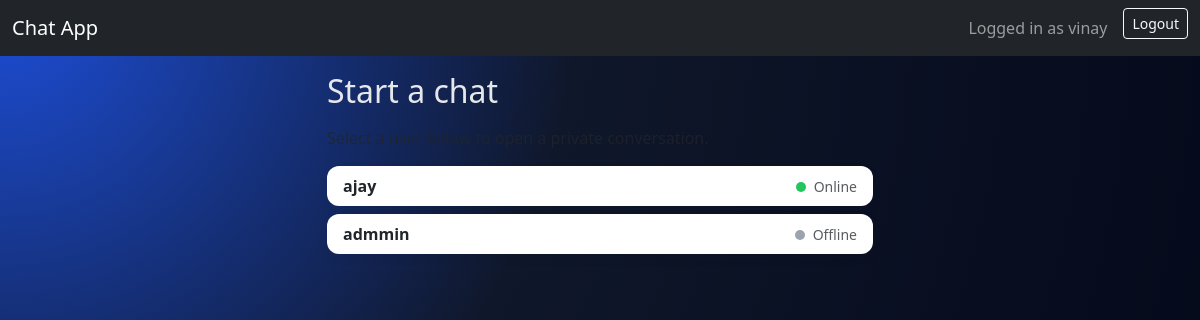
/chat/ (signed in), run on an earlier commit of the app's database.
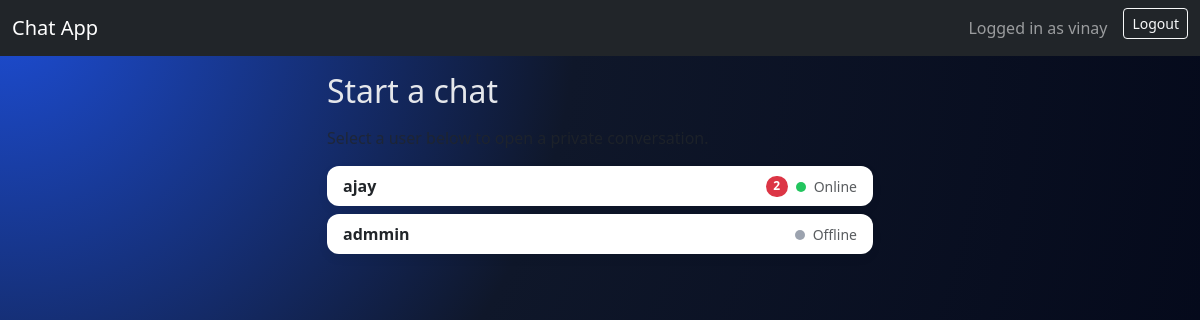
And on a later commit of the database.
### accounts/models.py (models this page shows, shortened)
class User(AbstractUser):
    email = models.EmailField(unique=True)
    is_online = models.BooleanField(default=False)
    last_seen = models.DateTimeField(default=timezone.now)

### chat/views.py (the view)
# urls.py: path("", views.user_list, name="user_list"),
@login_required
def user_list(request):
    users = User.objects.exclude(id=request.user.id).order_by("-is_online", "username")
    unread_counts = (
        Message.objects.filter(receiver=request.user, is_read=False)
        .values("sender_id")
        .annotate(total=Count("id"))
    )
    unread_map = {row["sender_id"]: row["total"] for row in unread_counts}
    return render(
        request,
        "user_list.html",
        {
            "users": users,
            "unread_map": unread_map,
        },
    )

### chat/templatetags/dict_extras.py (called while the page is built)
@register.filter
def get_item(mapping, key):
    if not isinstance(mapping, dict):
        return None
    return mapping.get(key)

### templates/user_list.html (shortened to what this page needs)
{% extends "base.html" %}
{% load static %}
{% load dict_extras %}
{% block content %}
<div class="row justify-content-center">
    <div class="col-md-8 col-lg-6">
        <h2 class="mb-3">Start a chat</h2>
        <p class="text-muted mb-3">Select a user below to open a private conversation.</p>
        <div class="list-group">
            {% for u in users %}
                <a href="{% url 'chat:chat' u.username %}"
                   class="list-group-item list-group-item-action d-flex justify-content-between align-items-center user-list-item">
                    <div class="fw-semibold">{{ u.username }}</div>
                    <div class="d-flex align-items-center gap-2">
                        {% with unread=unread_map|get_item:u.id %}
                            {% if unread %}
                                <span class="badge bg-danger rounded-pill">{{ unread }}</span>
                            {% endif %}
                        {% endwith %}
                        <span class="text-muted small">
                            <span class="status-dot {% if u.is_online %}online{% else %}offline{% endif %}"></span>
                            {% if u.is_online %}Online{% else %}Offline{% endif %}
                        </span>
                    </div>
                </a>
            {% empty %}
                <p class="text-muted">No other users yet. Create another account to start chatting.</p>
            {% endfor %}
        </div>
    </div>
</div>
{% endblock %}

### templates/base.html (shortened to what this page needs)
<!DOCTYPE html>
{% load static %}
<html lang="en">
<head>
    <link href="https://cdn.jsdelivr.net/npm/bootstrap@5.3.3/dist/css/bootstrap.min.css" rel="stylesheet">
    <link rel="stylesheet" href="{% static 'css/style.css' %}">
</head>
<body class="app-body">
<nav class="navbar navbar-expand-lg navbar-dark bg-dark mb-3">
    <div class="container-fluid">
        <a class="navbar-brand" href="{% url 'chat:user_list' %}">Chat App</a>
        <div class="d-flex">
            {% if user.is_authenticated %}
                <span class="navbar-text me-3">Logged in as {{ user.username }}</span>
                <form method="post" action="{% url 'accounts:logout' %}" class="d-inline">
                    <button type="submit" class="btn btn-outline-light btn-sm">Logout</button>
                </form>
            {% else %}
                <a class="btn btn-outline-light btn-sm me-2" href="{% url 'accounts:login' %}">Login</a>
                <a class="btn btn-outline-light btn-sm" href="{% url 'accounts:register' %}">Register</a>
            {% endif %}
        </div>
    </div>
</nav>
<div class="container app-main-container">
    {% block content %}{% endblock %}
</div>
</body>
</html>

### static/css/style.css (style rules this page uses)
.app-body { min-height: 100vh; background: radial-gradient(circle at top left, #1d4ed8 0, #0f172a 40%, #020617 100%); color: #e5e7eb; }
.app-main-container { padding-bottom: 40px; }
.status-dot { display: inline-block; width: 10px; height: 10px; border-radius: 50%; margin-right: 4px; }
.status-dot.online { background-color: #22c55e; }
.status-dot.offline { background-color: #9ca3af; }
.user-list-item { border: none !important; border-radius: 0.75rem !important; margin-bottom: 8px; box-shadow: 0 4px 10px rgba(15, 23, 42, 0.08); }

What changed in the data, as far as the page shows it:
changed User "ajay": unread (not shown) → "2"
